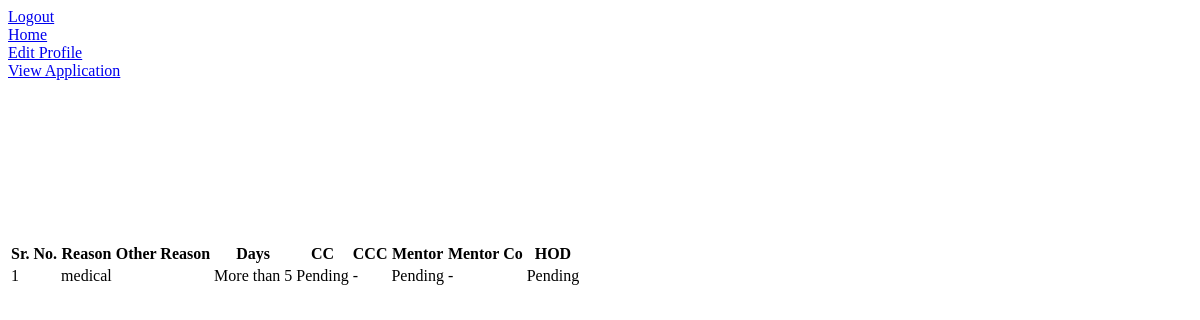
Before: /leave/student/viewapp.php (signed in) with the older database file.
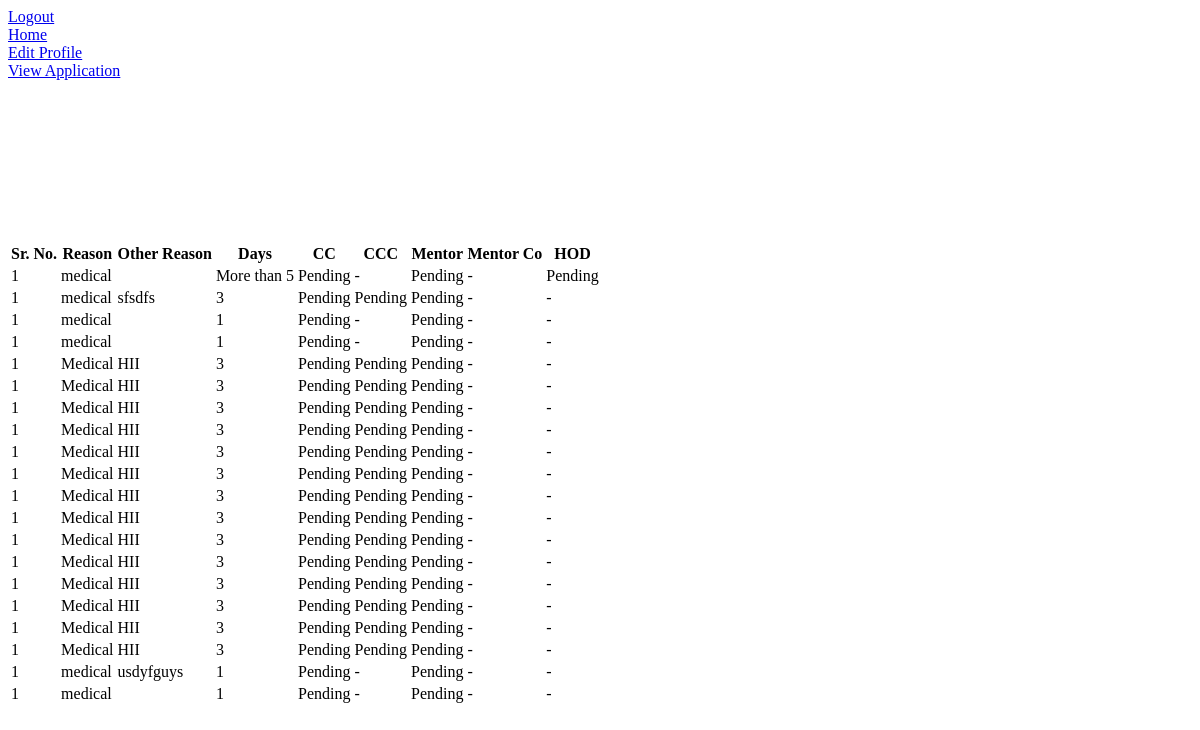
After: the same page with the newer database file.
### tables this page shows
CREATE TABLE `appl` (
  `sr` int(11) NOT NULL,
  `rollno` varchar(50) NOT NULL,
  `reason` varchar(50) NOT NULL,
  `otherr` text NOT NULL,
  `days` varchar(50) NOT NULL,
  `cc` varchar(11) NOT NULL,
  `ccc` varchar(50) NOT NULL,
  `mentor` varchar(11) NOT NULL,
  `mentorco` varchar(11) NOT NULL,
  `status` varchar(11) NOT NULL,
  `comment` varchar(50) NOT NULL,
  `hod` varchar(50) NOT NULL,
  `dep` varchar(20) NOT NULL,
  `ccst` int(11) NOT NULL,
  `cccst` int(11) NOT NULL,
  `mentorst` int(11) NOT NULL,
  `mentorcost` int(11) NOT NULL,
  `hodst` int(11) NOT NULL,
  `img` varchar(500) NOT NULL
);

### leave/student/viewapp.php (the view, shortened to what this page needs)
<?php
 include("../actions/db_connection.php");
$userid=$_SESSION['userid'];
$sql = "SELECT * FROM appl WHERE rollno='$userid' ";
$showtables= mysqli_query($conn, $sql);
function status($n){
  if ($n=="1") {
    $status="Rejected";
  }
  if ($n=="2") {
    $status="Approved";
  }
  else {
    $status="Pending";
  }
  return $status;
}
?>
<!DOCTYPE html>
<html>
<head>
</head>
<body>
<a href="logout.php">Logout</a>
<br>
<a href="home.php">Home</a>
<br>
<a href="edit.php">Edit Profile</a>
<br>
<a href="viewapp.php">View Application</a>
<br><br><br><br><br><br><br><br><br><br>
<table><tr>
    <th> Sr. No.</th>
    <th> Reason</th>
    <th> Other Reason</th>
    <th> Days</th>
    <th> CC</th>
    <th> CCC</th>
    <th> Mentor</th>
    <th> Mentor Co</th>
    <th> HOD</th>
    </tr>
<?php
                        while($table = mysqli_fetch_array($showtables))
                        {
                          if ($table['days'] == "1") {
                          echo '<tr >';
                          echo ("<td>1</td>");
                          echo ("<td>".$table['reason']."</td>");
                          echo ("<td>".$table['otherr']."</td>");
                          echo ("<td>".$table['days']."</td>");
                          echo ("<td>".status($table['ccst'])."</td>");
                          echo ("<td>-</td>");
                          echo ("<td>".status($table['mentorst'])."</td>");
                          echo ("<td>-</td>");
                          echo ("<td>-</td>");
                           echo "</tr>";
                        }
                        if ($table['days'] == "3") {
                          echo '<tr >';
                          echo ("<td>1</td>");
                          echo ("<td>".$table['reason']."</td>");
                          echo ("<td>".$table['otherr']."</td>");
                          echo ("<td>".$table['days']."</td>");
                          echo ("<td>".status($table['ccst'])."</td>");
                          echo ("<td>".status($table['cccst'])."</td>");
                          echo ("<td>".status($table['mentorst'])."</td>");
                          echo ("<td>-</td>");
                          echo ("<td>-</td>");
                           echo "</tr>";
                        }
                        if ($table['days'] == "6") {
                          echo '<tr >';
                          echo ("<td>1</td>");
                          echo ("<td>".$table['reason']."</td>");
                          echo ("<td>".$table['otherr']."</td>");
                          echo ("<td>More than 5</td>");
                          echo ("<td>".status($table['ccst'])."</td>");
                          echo ("<td>-</td>");
                          echo ("<td>".status($table['mentorst'])."</td>");
                          echo ("<td>-</td>");
                          echo ("<td>".status($table['hodst'])."</td>");
                           echo "</tr>";
                        }
                      }
                        ?>
</table>
</body>
</html>

Changed rows visible on the page:
added appl: reason "medical", otherr "sfsdfs", days "3", ccst "Pending", cccst "Pending", mentorst "Pending"
added appl: reason "medical", days "1", ccst "Pending", mentorst "Pending"
added appl: reason "medical", days "1", ccst "Pending", mentorst "Pending"
added appl: reason "Medical", otherr "HII", days "3", ccst "Pending", cccst "Pending", mentorst "Pending"
added appl: reason "Medical", otherr "HII", days "3", ccst "Pending", cccst "Pending", mentorst "Pending"
added appl: reason "Medical", otherr "HII", days "3", ccst "Pending", cccst "Pending", mentorst "Pending"
added appl: reason "Medical", otherr "HII", days "3", ccst "Pending", cccst "Pending", mentorst "Pending"
added appl: reason "Medical", otherr "HII", days "3", ccst "Pending", cccst "Pending", mentorst "Pending"
added appl: reason "Medical", otherr "HII", days "3", ccst "Pending", cccst "Pending", mentorst "Pending"
added appl: reason "Medical", otherr "HII", days "3", ccst "Pending", cccst "Pending", mentorst "Pending"
added appl: reason "Medical", otherr "HII", days "3", ccst "Pending", cccst "Pending", mentorst "Pending"
added appl: reason "Medical", otherr "HII", days "3", ccst "Pending", cccst "Pending", mentorst "Pending"
added appl: reason "Medical", otherr "HII", days "3", ccst "Pending", cccst "Pending", mentorst "Pending"
added appl: reason "Medical", otherr "HII", days "3", ccst "Pending", cccst "Pending", mentorst "Pending"
added appl: reason "Medical", otherr "HII", days "3", ccst "Pending", cccst "Pending", mentorst "Pending"
added appl: reason "Medical", otherr "HII", days "3", ccst "Pending", cccst "Pending", mentorst "Pending"
added appl: reason "Medical", otherr "HII", days "3", ccst "Pending", cccst "Pending", mentorst "Pending"
added appl: reason "medical", otherr "usdyfguys", days "1", ccst "Pending", mentorst "Pending"
added appl: reason "medical", days "1", ccst "Pending", mentorst "Pending"
